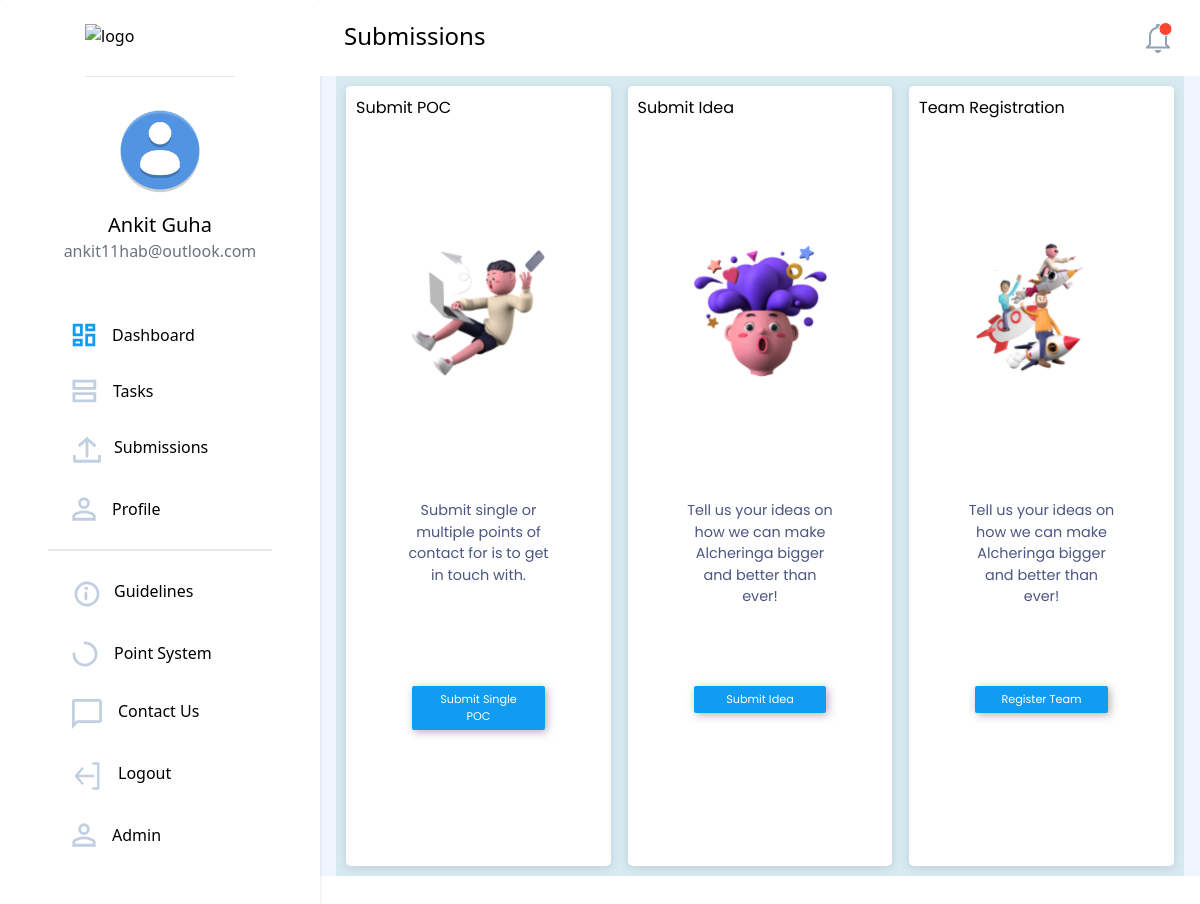
The page /submissions/home/ (signed in) on the database its author committed.
### users/models.py (models this page shows, shortened)
class NewUser(AbstractBaseUser, PermissionsMixin):
    id = models.SlugField(primary_key=True, default=uuid.uuid4)
    alcherid = models.CharField(
        max_length=9, blank=True, unique=True, default=create_new_ref_number)
    img = models.ImageField(
        upload_to="image-uploads/", default='image-uploads/user.png')
    email = models.EmailField(_('email address'), unique=True)
    username = models.CharField(max_length=150, unique=False, default="user")
    firstname = models.CharField(max_length=150, blank=True)
    phone = PhoneNumberField(unique=False, blank=True)
    graduation_year = models.CharField(max_length=200, unique=False)
    college_state = models.CharField(max_length=200, unique=False)
    college_city = models.CharField(max_length=200, unique=False)
    college_name = models.CharField(max_length=200, unique=False)
    position_of_responsibility = models.CharField(
        max_length=200, unique=False, blank=True)
    interested_modules = models.CharField(
        max_length=200, unique=False, blank=True)
    referred_by = models.CharField(
        max_length=9, blank=True)
    referrals = models.IntegerField(default=0)
    date_joined = models.DateTimeField(default=timezone.now)
    provider = models.CharField(max_length=200, unique=False, default="email")
    about = models.TextField(_('about'), max_length=500, blank=True)
    is_staff = models.BooleanField(default=False)
    is_active = models.BooleanField(default=False)
    objects = CustomAccountManager()
    points = models.IntegerField(default=0)
    USERNAME_FIELD = 'email'
    REQUIRED_FIELDS = ['firstname']

### submissions/views.py (the view)
# urls.py: path('home/', views.home, name='submissionhome'),
@login_required(login_url='login')
def home(request):
    return render(request,'submissions/home.html',{'heading':'Submissions'})

### templates/submissions/home.html (shortened to what this page needs)
{% extends '../basic.html'%}
{% block body %}
<body>
    <div class="bg-blue-50 flex">
        {% include "../navbar.html" %}
        <div class="flex">
            <div>
                {% include "submissions/submissions.html" %}
            </div>
        </div>
    </div>
    </div>
</body>
{%endblock%}

### templates/navbar.html (shortened to what this page needs)
<nav class="hidden sm:block bg-white h-screen w-80 border-gray-400 rounded">
    <div class="flex flex-col justify-center bg-white w-80 border-gray-400 rounded shadow-md px-12">
        <a href="/"><img src="https://i.ibb.co/28C2v0b/image.png" class="mt-6 mx-auto pb-3 border-b" width="150px"
                height="40px" alt="logo" border="0" /></a>
        <div class="flex flex-col justify-center my-7">
        <img src="{{request.user.img.url}}" width="90px" alt="profile pic" border="0" class="mx-auto rounded-full" />
            <div class="pt-4 font-medium text-xl text-center">{{request.user.firstname}}</div>
            <div class="text-gray-500 text-base font-normal text-center">{{request.user.email}}</div>
        </div>
        <div class="elements pt-2 mt-2 mb-28 flex flex-col justify-center">
            <a href="{% url 'dashboard_page' %}"
                class="rounded-full flex flex-nowrap py-4 pl-6 w-60 hover:border-0 hover:bg-gray-100 hover:no-underline">
                <svg width="24" height="24" viewBox="0 0 24 24" fill="none" xmlns="http://www.w3.org/2000/svg">
                    <path
                        d="M9.35 11.85H2.15V2.15H9.35V11.85ZM9.35 21.85H2.15V17.15H9.35V21.85ZM21.85 21.85H14.65V12.15H21.85V21.85ZM14.65 6.85V2.15H21.85V6.85H14.65Z"
                        stroke="#109CF1" stroke-width="2.8" />
                </svg>
                <p class="pl-4 hover:no-underline">Dashboard</p>
            </a>
            <a href="{% url 'tasks' %}"
                class="rounded-full flex flex-nowrap py-4 w-60 pl-6 hover:border-0 hover:bg-gray-100 hover:no-underline">
                <svg width="25" height="24" viewBox="0 0 25 24" fill="none" xmlns="http://www.w3.org/2000/svg">
                    <path d="M1.9 9.35V2.15H22.85V9.35H1.9ZM1.9 21.85V14.65H22.85V21.85H1.9Z" stroke="#C2CFE0"
                        stroke-width="2.8" />
                </svg>
                <p class="pl-4 no-underline">Tasks</p>
            </a>
            <a href="{% url 'submissionhome' %}"
                class="rounded-full flex flex-nowrap py-4 w-60 pl-6 hover:border-0 hover:bg-gray-100 hover:no-underline">
                <p class="pl-3 no-underline">Submissions</p>
            </a>
            <a href="{% url 'profile' %}"
                class="rounded-full flex flex-nowrap py-4 w-60 pl-6 hover:border-0 hover:bg-gray-100 mb-3 hover:no-underline"
                style="cursor:pointer;">
                <p class="pl-4 no-underline">Profile</p>
            </a>
            <hr class="border bg-gray-200" />
            <a href=""
                class="rounded-full flex flex-nowrap py-4 w-60 pl-6 hover:border-0 hover:bg-gray-100 hover:no-underline mt-3">
                <p class="pl-3 no-underline">Guidelines</p>
            </a>
            <a href=""
                class="rounded-full flex flex-nowrap py-4 w-60 pl-6 hover:border-0 hover:bg-gray-100 hover:no-underline">
                <p class="pl-4 no-underline">Point System</p>
            </a>
            <a href=""
                class="rounded-full flex flex-nowrap py-4 w-60 pl-6 hover:border-0 hover:bg-gray-100 hover:no-underline">
                <p class="pl-4 no-underline">Contact Us</p>
            </a>
            <a href="{% url 'logout' %}"
                class="side rounded-full flex flex-nowrap py-4 pl-6 w-60 hover:border-0 hover:bg-gray-100 hover:no-underline">
                <p class="pl-4 no-underline">Logout</p>
            </a>
            {% if request.user.is_staff %}
            <a href="/admin"
                class="rounded-full flex flex-nowrap py-4 w-60 pl-6 hover:border-0 hover:bg-gray-100 mb-3 hover:no-underline"
                style="cursor:pointer;">
                <p class="pl-4 no-underline">Admin</p>
            </a>
            {%endif%}
        </div>
    </div>
</nav>
<div class=" mx-4">
    <nav class=" px-6 py-5 flex justify-between bg-white sm:bg-none -mx-4 mx-0">
        <a href="/" class=" font-medium text-2xl ">{{ heading }}</a>
        <a href="/notifications">
        </a>
    </nav>

### templates/submissions/submissions.html (style rules this page uses)
* { margin: 0; padding: 0; box-sizing: border-box; }
a { text-decoration: none; color: unset; }

### rows shown on the page
NewUser: user.img (placeholder picture), user.firstname "Ankit Guha", user.email "ankit11hab@outlook.com"

### other values the page prints
{{ heading }} "Submissions"
